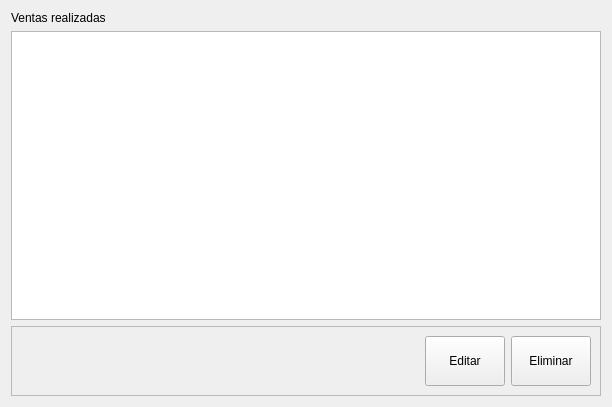
<?xml version="1.0" encoding="UTF-8"?>
<ui version="4.0">
 <class>AdminVentas</class>
 <widget class="QWidget" name="AdminVentas">
  <property name="geometry">
   <rect>
    <x>0</x>
    <y>0</y>
    <width>612</width>
    <height>407</height>
   </rect>
  </property>
  <property name="windowTitle">
   <string>Form</string>
  </property>
  <layout class="QVBoxLayout" name="verticalLayout">
   <item>
    <widget class="QLabel" name="label">
     <property name="text">
      <string>Ventas realizadas</string>
     </property>
    </widget>
   </item>
   <item>
    <widget class="QTableView" name="tableView_ventas">
     <property name="cursor" stdset="0">
      <cursorShape>PointingHandCursor</cursorShape>
     </property>
     <property name="editTriggers">
      <set>QAbstractItemView::NoEditTriggers</set>
     </property>
     <property name="tabKeyNavigation">
      <bool>false</bool>
     </property>
     <property name="showDropIndicator" stdset="0">
      <bool>false</bool>
     </property>
     <property name="dragDropOverwriteMode">
      <bool>false</bool>
     </property>
     <property name="selectionBehavior">
      <enum>QAbstractItemView::SelectRows</enum>
     </property>
     <attribute name="horizontalHeaderMinimumSectionSize">
      <number>20</number>
     </attribute>
    </widget>
   </item>
   <item>
    <widget class="QFrame" name="frame">
     <property name="frameShape">
      <enum>QFrame::StyledPanel</enum>
     </property>
     <property name="frameShadow">
      <enum>QFrame::Raised</enum>
     </property>
     <layout class="QHBoxLayout" name="horizontalLayout">
      <item>
       <spacer name="horizontalSpacer">
        <property name="orientation">
         <enum>Qt::Horizontal</enum>
        </property>
        <property name="sizeHint" stdset="0">
         <size>
          <width>40</width>
          <height>20</height>
         </size>
        </property>
       </spacer>
      </item>
      <item>
       <widget class="QPushButton" name="pushButton_editar">
        <property name="minimumSize">
         <size>
          <width>0</width>
          <height>50</height>
         </size>
        </property>
        <property name="text">
         <string>Editar</string>
        </property>
       </widget>
      </item>
      <item>
       <widget class="QPushButton" name="pushButton_eliminar">
        <property name="minimumSize">
         <size>
          <width>0</width>
          <height>50</height>
         </size>
        </property>
        <property name="text">
         <string>Eliminar</string>
        </property>
       </widget>
      </item>
     </layout>
    </widget>
   </item>
  </layout>
 </widget>
 <resources/>
 <connections/>
</ui>
